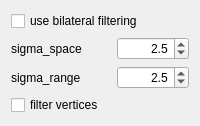
      <widget class="QWidget" name="tab_7">
       <attribute name="title">
        <string>Filtering</string>
       </attribute>
       <layout class="QFormLayout" name="formLayout_14">
        <item row="0" column="0" colspan="2">
         <widget class="QCheckBox" name="chkBilateralFiltering">
          <property name="text">
           <string>use bilateral filtering</string>
          </property>
         </widget>
        </item>
        <item row="1" column="0">
         <widget class="QLabel" name="label_27">
          <property name="minimumSize">
           <size>
            <width>100</width>
            <height>0</height>
           </size>
          </property>
          <property name="text">
           <string>sigma_space</string>
          </property>
         </widget>
        </item>
        <item row="2" column="0">
         <widget class="QLabel" name="label_28">
          <property name="text">
           <string>sigma_range</string>
          </property>
         </widget>
        </item>
        <item row="1" column="1">
         <widget class="QDoubleSpinBox" name="spinBilateralSigmaSpace">
          <property name="alignment">
           <set>Qt::AlignRight|Qt::AlignTrailing|Qt::AlignVCenter</set>
          </property>
          <property name="decimals">
           <number>1</number>
          </property>
          <property name="singleStep">
           <double>0.100000000000000</double>
          </property>
          <property name="value">
           <double>2.500000000000000</double>
          </property>
         </widget>
        </item>
        <item row="2" column="1">
         <widget class="QDoubleSpinBox" name="spinBilateralSigmaRange">
          <property name="alignment">
           <set>Qt::AlignRight|Qt::AlignTrailing|Qt::AlignVCenter</set>
          </property>
          <property name="decimals">
           <number>1</number>
          </property>
          <property name="singleStep">
           <double>0.100000000000000</double>
          </property>
          <property name="value">
           <double>2.500000000000000</double>
          </property>
         </widget>
        </item>
        <item row="3" column="0" colspan="2">
         <widget class="QCheckBox" name="chkFilterVertices">
          <property name="text">
           <string>filter vertices</string>
          </property>
         </widget>
        </item>
       </layout>
      </widget>
